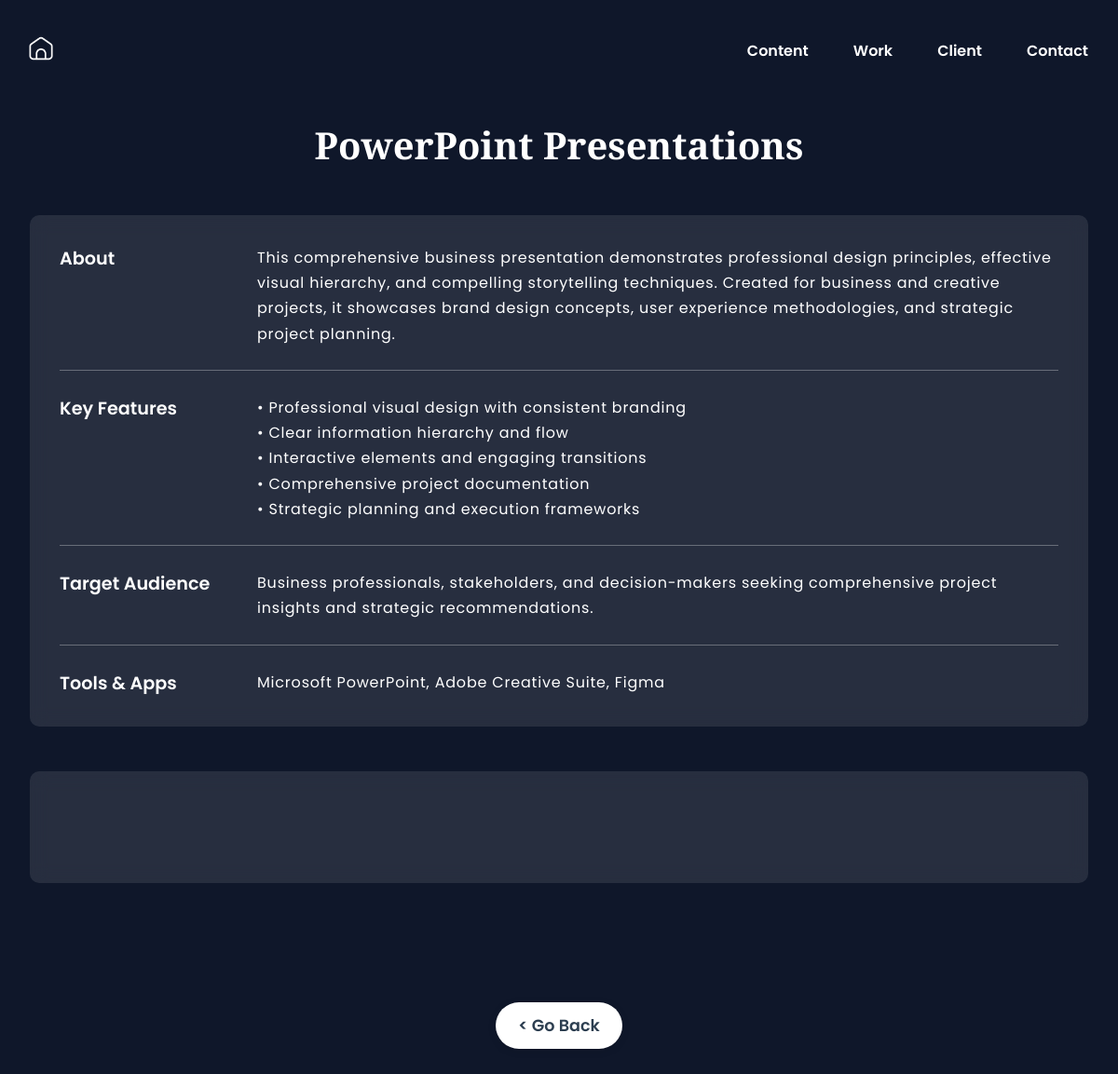
Page /powerpoint/ on the committed database.
### portfolioapp/models.py (models this page shows, shortened)
class PowerPointPresentation(models.Model):
    title = models.CharField(max_length=128, default="PowerPoint Presentations")
    powerpoint_link_url = models.URLField(
        blank=True,
        help_text="PowerPoint presentation link URL"
    )
    about_content = models.TextField(
        default="This comprehensive business presentation demonstrates professional design principles, effective visual hierarchy, and compelling storytelling techniques. Created for business and creative projects, it showcases brand design concepts, user experience methodologies, and strategic project planning.",
        help_text="About section content"
    )
    key_features_content = models.TextField(
        default="• Professional visual design with consistent branding<br />• Clear information hierarchy and flow<br />• Interactive elements and engaging transitions<br />• Comprehensive project documentation<br />• Strategic planning and execution frameworks",
        help_text="Key Features section content (HTML allowed)"
    )
    tools_software_content = models.TextField(
        default="Microsoft PowerPoint, Adobe Creative Suite, Figma",
        help_text="Tools & Software section content"
    )
    canvas_link_title = models.CharField(
        max_length=128,
        default="View Complete Presentation",
        help_text="Canvas link section title"
    )
    canvas_link_description = models.TextField(
        default="Access the full interactive presentation with all slides, animations, and detailed content on Canvas.",
        help_text="Canvas link section description"
    )
    canvas_link_url = models.URLField(
        blank=True,
        help_text="Canvas presentation URL"
    )
    canvas_link_text = models.CharField(
        max_length=50,
        default="Open in Canvas",
        help_text="Canvas link button text"
    )
    preview_title = models.CharField(
        max_length=128,
        default="Presentation Preview",
        help_text="Preview section title"
    )
    preview_image = models.ImageField(
        upload_to='images/powerpoint/',
        blank=True,
        help_text="Full preview image for the presentation detail page"
    )
    home_preview_image = models.ImageField(
        upload_to='images/powerpoint/home_preview/',
        blank=True,
        help_text="Home page preview image (recommended size: 1136×300px)"
    )
    target_audience_content = models.TextField(
        default="Business professionals, stakeholders, and decision-makers seeking comprehensive project insights and strategic recommendations.",
        help_text="Target Audience section content"
    )
    date_posted = models.DateTimeField(auto_now_add=True, null=True)
    order = models.IntegerField(default=0)
    is_active = models.BooleanField(default=True, help_text="Whether this presentation is active")
    tags = models.ManyToManyField(Tag, blank=True)
    class Meta:
        ordering = ['order']
        verbose_name = 'PowerPoint Presentation'
        verbose_name_plural = 'PowerPoint Presentations'

### portfolioapp/views.py (the view)
# urls.py: path('powerpoint/', views.powerpoint_detail, name="powerpoint_detail"),
def powerpoint_detail(request):
    try:
        presentation = PowerPointPresentation.objects.filter(is_active=True).first()
        if not presentation:
            presentation = PowerPointPresentation.objects.create()
    except PowerPointPresentation.DoesNotExist:
        presentation = PowerPointPresentation.objects.create()
    return render(request, 'portfolioapp/powerpoint_detail.html', {'presentation': presentation})

### portfolioapp/templates/portfolioapp/powerpoint_detail.html (shortened to what this page needs)
{% load static %}
<!DOCTYPE html>
<html lang="en" class="powerpoint-detail">
  <head>
    <link
      rel="stylesheet"
      type="text/css"
      href="{% static 'css/styles.css' %}"
    />
  </head>
  <body class="powerpoint-detail">
    <header>
      <nav class="navbar">
        <div class="logo">
          <a href="{% url 'home' %}"
            ><img src="{% static 'images/home.png' %}" alt="home logo"
          /></a>
        </div>
        <div class="nav-right">
          <ul class="nav-links">
            <li><a href="{% url 'home' %}#table-of-content">Content</a></li>
            <li><a href="{% url 'home' %}#previous-role">Work</a></li>
            <li><a href="{% url 'home' %}#client-experience">Client</a></li>
            <li><a href="{% url 'home' %}#contact">Contact</a></li>
          </ul>
        </div>
      </nav>
    </header>
    <div class="container">
      <section class="portfolio">
        <div class="portfolio-title">
          <h1>{{ presentation.title }}</h1>
        </div>
        <div class="portfolio-detail">
          <div class="content-container" style="margin-bottom: 3rem">
            <div class="content-row">
              <h4>About</h4>
              <p>{{ presentation.about_content }}</p>
            </div>
            <div class="content-row">
              <h4>Key Features</h4>
              <p>{{ presentation.key_features_content|safe }}</p>
            </div>
            <div class="content-row">
              <h4>Target Audience</h4>
              <p>{{ presentation.target_audience_content }}</p>
            </div>
            <div class="content-row">
              <h4>Tools & Apps</h4>
              <p>{{ presentation.tools_software_content }}</p>
            </div>
          </div>
          <div class="content-container" style="margin-bottom: 3rem">
          </div>
        </div>
      </section>
      <div class="go-back-container">
        <a href="{% url 'home' %}#powerpoint" class="go-back-btn">
          < Go Back
        </a>
      </div>
    </div>
  </body>
</html>

### static/css/styles.css (style rules this page uses)
* { margin: 0; padding: 0; box-sizing: border-box; }
html, body { background-color: #0f172a; min-height: 100%; image-rendering: -webkit-optimize-contrast; image-rendering: crisp-edges; }
body { overflow-x: hidden; }
img { max-width: 100%; height: auto; loading: lazy; image-rendering: -webkit-optimize-contrast; image-rendering: crisp-edges; will-change: transform; }
.container { max-width: 1200px; margin-inline: auto; padding: 0 2rem; }
.portfolio, .previous-role { scroll-margin-top: 100px; }
h1, h2 { font-family: "Libre Baskerville", serif; }
p, .nav-links li { font-family: "Poppins", sans-serif; }
.navbar { display: flex; justify-content: space-between; align-items: center; z-index: 1000; position: fixed; top: 0; left: 0; right: 0; max-width: 1200px; margin-inline: auto; padding-top: 2rem; padding: 2rem 2rem; }
.logo img { width: 3rem; margin-left: -0.5rem; position: relative; transition: transform 0.3s ease; }
.logo a { text-decoration: none; }
.nav-right { display: flex; align-items: center; margin-left: auto; }
.nav-links { display: flex; list-style: none; position: relative; gap: 3rem; }
.nav-links a { font-weight: 600; color: white; text-decoration: none; position: relative; }
.nav-links a::after { content: ""; position: absolute; left: 0; right: 0; bottom: -6px; height: 2px; background-color: white; transform: scaleX(0); transition: transform 0.2s ease; }
.portfolio p, .previous-role p, .client-experience p, .contact p, .table-of-content p { font-size: 1.2rem; color: #8297bd; margin: 1rem 0; display: block; }
.portfolio-detail p { width: 100% !important; margin: 0 !important; }
.content-container { background: rgba(255, 255, 255, 0.1); backdrop-filter: blur(10px); border-radius: 10px; padding: 2rem; gap: 1.6rem; min-height: 120px; position: relative; display: flex; flex-direction: column; align-items: flex-start; color: white; }
.content-row { display: flex; gap: 2rem; align-items: flex-start; padding-bottom: 1.6rem; width: 100%; position: relative; border-bottom: 1px solid rgba(255, 255, 255, 0.3); box-sizing: border-box; }
.content-row:last-child { margin-bottom: 0; padding-bottom: 0; border-bottom: none; }
.content-row h4 { flex: 0 0 120px; margin: 0; font-size: 1.2rem; font-weight: 600; color: white; min-width: 180px; font-family: "Poppins", sans-serif; }
.content-row p { flex: 1; font-size: 1rem; line-height: 1.7; color: white; text-align: left; letter-spacing: 0.8px; }
.portfolio { margin: 8rem 0; }
html { scroll-behavior: smooth; }
.powerpoint-detail .portfolio { margin-top: 8rem; }
.powerpoint-detail .portfolio-title { text-align: center; margin-bottom: 3rem; }
.powerpoint-detail .portfolio-title h1 { color: white; font-size: 2.5rem; margin-bottom: 1rem; }
.powerpoint-detail .content-container { margin-bottom: 3rem; }
.powerpoint-detail .go-back-container { text-align: center; margin-bottom: 8rem; }
.powerpoint-detail .go-back-btn { display: inline-block; background-color: white; color: #2c3e50; padding: 12px 24px; border-radius: 25px; text-decoration: none; font-weight: 600; font-size: 1.1rem; font-family: "Poppins", sans-serif; transition: all 0.3s ease; box-shadow: 0 2px 10px rgba(0, 0, 0, 0.1); }

### rows in the picture
PowerPointPresentation: title "PowerPoint Presentations", about_content "This comprehensive business presentation demonstrates professional design principles, effective visual hierarchy, and compelling storytelling techniques. Created for business and creative projects, it showcases brand design concepts, user experience methodologies, and strategic project planning.", key_features_content "• Professional visual design with consistent branding • Clear information hierarchy and flow • Interactive elements and engaging transitions • Comprehensive project documentation • Strategic planning and execution frameworks", target_audience_content "Business professionals, stakeholders, and decision-makers seeking comprehensive project insights and strategic recommendations.", tools_software_content "Microsoft PowerPoint, Adobe Creative Suite, Figma"
